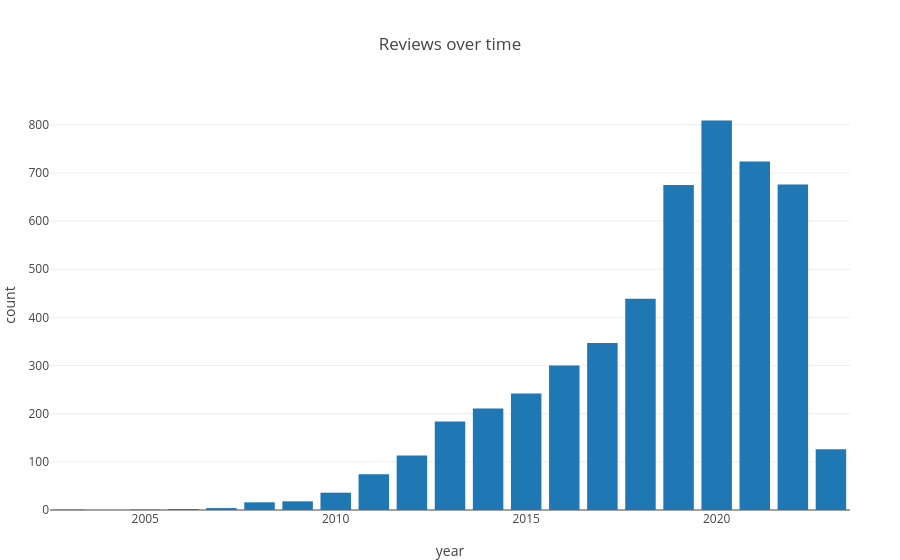

Notebook code for this chart:
### Code cell
plots.reviews_over_time(df).show()

### Figure 1 — Plotly figure (JSON) as saved in the notebook; plotly's stock layout.template omitted (floating-point values rounded to 4 significant figures)
{"data": [{"hovertemplate": "year=%{x}<br>count=%{y}<extra></extra>", "legendgroup": "", "marker": {"color": "#1F77B4", "pattern": {"shape": ""}}, "name": "", "orientation": "v", "showlegend": false, "textposition": "auto", "type": "bar", "x": [2003, 2005, 2006, 2007, 2008, 2009, 2010, 2011, 2012, 2013, 2014, 2015, 2016, 2017, 2018, 2019, 2020, 2021, 2022, 2023], "xaxis": "x", "y": [1, 1, 2, 4, 16, 18, 36, 74, 113, 184, 211, 242, 300, 347, 439, 675, 809, 724, 676, 126], "yaxis": "y"}], "layout": {"barmode": "relative", "legend": {"tracegroupgap": 0}, "title": {"text": "Reviews over time"}, "xaxis": {"anchor": "y", "domain": [0, 1], "title": {"text": "year"}}, "yaxis": {"anchor": "x", "domain": [0, 1], "title": {"text": "count"}}}}
